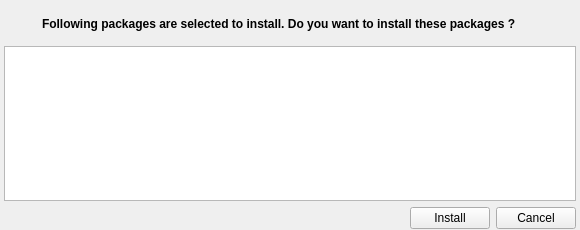
<?xml version="1.0" encoding="UTF-8"?>
<ui version="4.0">
 <class>PmWindow</class>
 <widget class="QWidget" name="PmWindow">
  <property name="geometry">
   <rect>
    <x>0</x>
    <y>0</y>
    <width>580</width>
    <height>230</height>
   </rect>
  </property>
  <property name="minimumSize">
   <size>
    <width>550</width>
    <height>170</height>
   </size>
  </property>
  <property name="windowTitle">
   <string>Package Manager Quick Install</string>
  </property>
  <layout class="QGridLayout" name="gridLayout">
   <property name="leftMargin">
    <number>4</number>
   </property>
   <property name="topMargin">
    <number>8</number>
   </property>
   <property name="rightMargin">
    <number>4</number>
   </property>
   <property name="bottomMargin">
    <number>1</number>
   </property>
   <item row="0" column="0" rowspan="2">
    <widget class="QLabel" name="label_2">
     <property name="sizePolicy">
      <sizepolicy hsizetype="Fixed" vsizetype="Fixed">
       <horstretch>0</horstretch>
       <verstretch>0</verstretch>
      </sizepolicy>
     </property>
     <property name="minimumSize">
      <size>
       <width>32</width>
       <height>32</height>
      </size>
     </property>
     <property name="maximumSize">
      <size>
       <width>32</width>
       <height>32</height>
      </size>
     </property>
     <property name="text">
      <string/>
     </property>
     <property name="pixmap">
      <pixmap resource="../data/data.qrc">:/data/package-manager.png</pixmap>
     </property>
     <property name="scaledContents">
      <bool>true</bool>
     </property>
    </widget>
   </item>
   <item row="0" column="1" rowspan="2">
    <widget class="QLabel" name="label">
     <property name="font">
      <font>
       <weight>75</weight>
       <bold>true</bold>
      </font>
     </property>
     <property name="text">
      <string>Following packages are selected to install. Do you want to install these packages ?</string>
     </property>
     <property name="wordWrap">
      <bool>true</bool>
     </property>
    </widget>
   </item>
   <item row="2" column="0" colspan="2">
    <widget class="PackageView" name="packageList">
     <property name="whatsThis">
      <string>Package List</string>
     </property>
     <property name="horizontalScrollBarPolicy">
      <enum>Qt::ScrollBarAlwaysOff</enum>
     </property>
     <property name="editTriggers">
      <set>QAbstractItemView::NoEditTriggers</set>
     </property>
     <property name="showDropIndicator" stdset="0">
      <bool>false</bool>
     </property>
     <property name="dragDropOverwriteMode">
      <bool>false</bool>
     </property>
     <property name="alternatingRowColors">
      <bool>true</bool>
     </property>
     <property name="selectionMode">
      <enum>QAbstractItemView::NoSelection</enum>
     </property>
     <property name="selectionBehavior">
      <enum>QAbstractItemView::SelectRows</enum>
     </property>
     <property name="showGrid">
      <bool>false</bool>
     </property>
     <property name="wordWrap">
      <bool>true</bool>
     </property>
     <property name="cornerButtonEnabled">
      <bool>false</bool>
     </property>
     <attribute name="horizontalHeaderVisible">
      <bool>false</bool>
     </attribute>
     <attribute name="horizontalHeaderStretchLastSection">
      <bool>true</bool>
     </attribute>
     <attribute name="verticalHeaderVisible">
      <bool>false</bool>
     </attribute>
     <attribute name="verticalHeaderDefaultSectionSize">
      <number>52</number>
     </attribute>
     <attribute name="verticalHeaderMinimumSectionSize">
      <number>52</number>
     </attribute>
    </widget>
   </item>
   <item row="3" column="0" colspan="2">
    <layout class="QHBoxLayout" name="horizontalLayout">
     <item>
      <widget class="QLabel" name="label_size">
       <property name="text">
        <string/>
       </property>
      </widget>
     </item>
     <item>
      <spacer name="horizontalSpacer">
       <property name="orientation">
        <enum>Qt::Horizontal</enum>
       </property>
       <property name="sizeHint" stdset="0">
        <size>
         <width>152</width>
         <height>21</height>
        </size>
       </property>
      </spacer>
     </item>
     <item>
      <widget class="QPushButton" name="button_install">
       <property name="text">
        <string>Install</string>
       </property>
      </widget>
     </item>
     <item>
      <widget class="QPushButton" name="button_cancel">
       <property name="text">
        <string>Cancel</string>
       </property>
       <property name="shortcut">
        <string notr="true">Esc</string>
       </property>
      </widget>
     </item>
    </layout>
   </item>
  </layout>
 </widget>
 <customwidgets>
  <customwidget>
   <class>PackageView</class>
   <extends>QTableView</extends>
   <header location="global">packageview.h</header>
  </customwidget>
 </customwidgets>
 <resources>
  <include location="../data/data.qrc"/>
 </resources>
 <connections/>
</ui>
